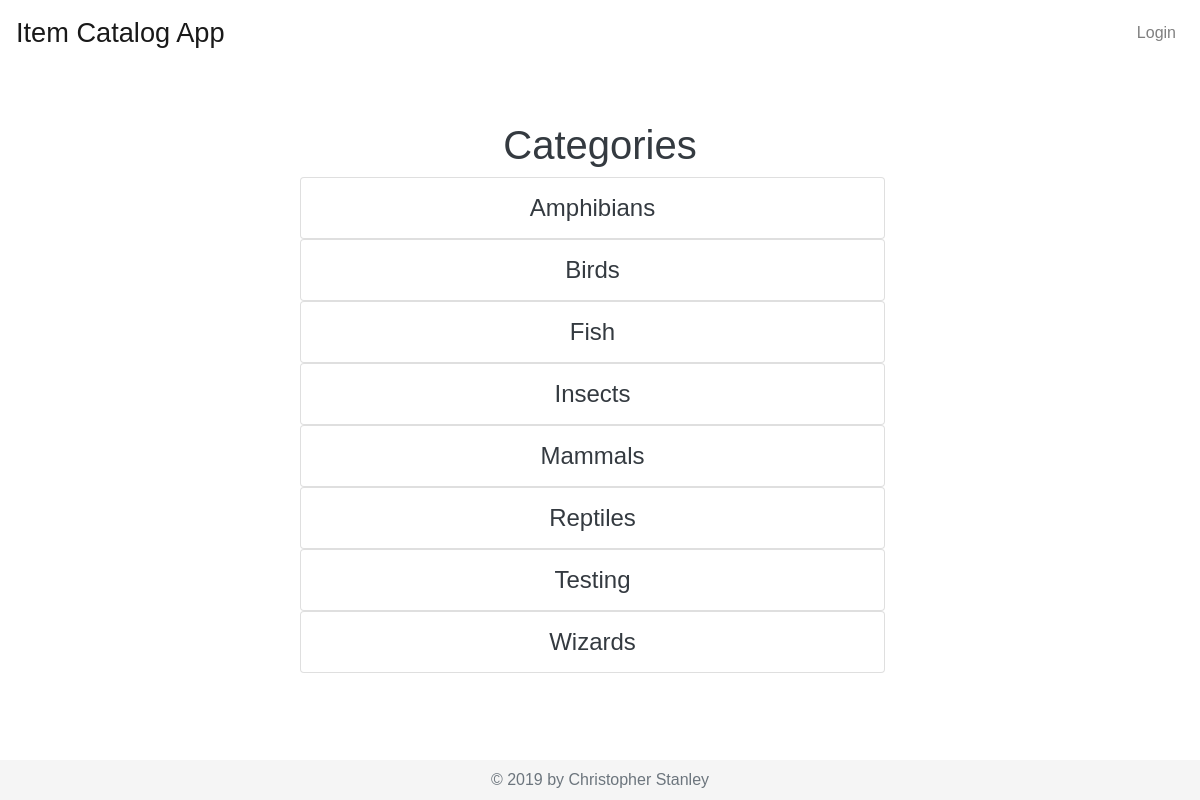
The page /categories/ on the database as committed earlier.
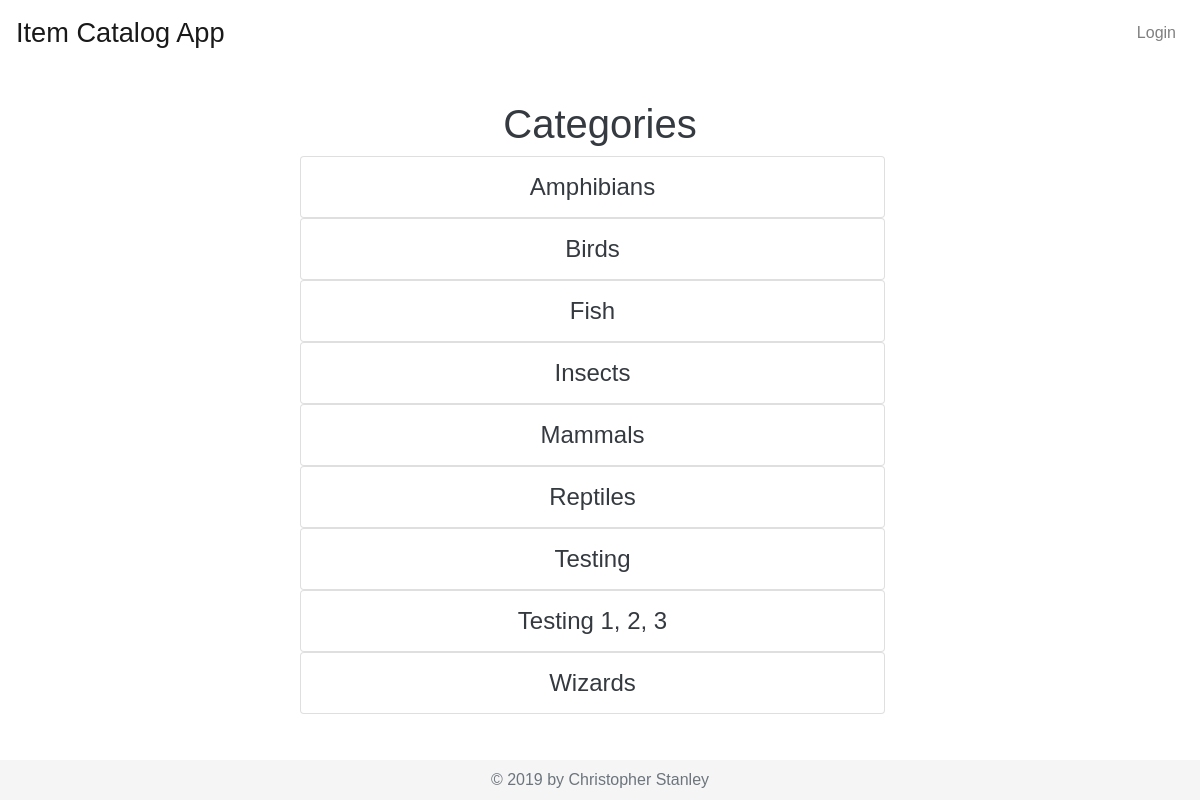
The same page on the database as committed later.
### database_setup.py (models this page shows, shortened)
class Category(Base):
    __tablename__ = 'category'
    name = Column(String(80), nullable = False)
    id = Column(Integer, primary_key = True)
    user_id = Column(Integer, ForeignKey('user.id'))
    user = relationship(User)

### project.py (the view)
@app.route('/')
@app.route('/categories/')
def showCategories():
    categories = session.query(Category).order_by(Category.name)
    if 'username' not in login_session:
        return render_template('publiccategories.html', categories = categories)
    else:
        user = getUserInfo(login_session['user_id'])
        return render_template('categories.html', categories = categories, user = user)

### templates/publiccategories.html (shortened to what this page needs)
{% extends "base.html" %}
{% block content %}
<div class="row">
    <div class="col-12">
        <h1 class="text-center">Categories</h1>
    </div>
</div>
<div class="row justify-content-center">
    {% for i in categories %}
    <div class="col-12 list-group text-center">
        <a class="list-group-item list-group-item-action" href={{ url_for('showItems', category_id = i.id) }}>{{ i.name }}</a>
    </div>
    {% endfor %}
</div>
{% endblock %}

### templates/base.html (shortened to what this page needs)
<!DOCTYPE html>
<html lang="en">
<head>
    <link rel="stylesheet" href="https://stackpath.bootstrapcdn.com/bootstrap/4.3.1/css/bootstrap.min.css">
    <link rel="stylesheet" type="text/css" href="{{ url_for('static', filename='styles.css') }}">
    <link rel="stylesheet" href="https://use.fontawesome.com/releases/v5.8.1/css/all.css">
</head>
<body id="body">
    <div class="d-flex flex-column h-100">
        <header>
            <nav class="navbar navbar-expand-lg navbar-light">
                <a class="navbar-brand" href="{{ url_for('showCategories')}}"><span>Item Catalog App</span></a>
                <div class="collapse navbar-collapse justify-content-end" id="navbarNavDropdown">
                    <ul class="navbar-nav">
                        {% if 'username' not in session %}
                        <li class="nav-item">
                            <a class="nav-link" href="{{ url_for('showLogin') }}">Login</a>
                        </li>
                        {% endif %}
                    </ul>
                </div>
            </nav>
        </header>
        <main class="my-auto">
            <div id="content" class="container my-auto w-50">{% block content %}{% endblock %}</div>
        </main>
        <footer id="footer" class="footer mt-auto py-2">
            <div class="container text-center">
                <span class="text-muted">&copy; 2019 by Christopher Stanley</span>
            </div>
        </footer>
    </div>
</body>
</html>

### static/styles.css (style rules this page uses)
html #body { font-family: 'Concert One', sans-serif; color: #343a40; height: 100vh; }
nav { margin-bottom: 10px; }
nav .navbar-brand { font-size: 1.7em; }
.footer { background-color: #f5f5f5; }
.list-group a { text-decoration: none; color: #343a40; font-size: 1.5em; }

Rows that differ between the two databases and show on the page:
added Category: name "Testing 1, 2, 3"
